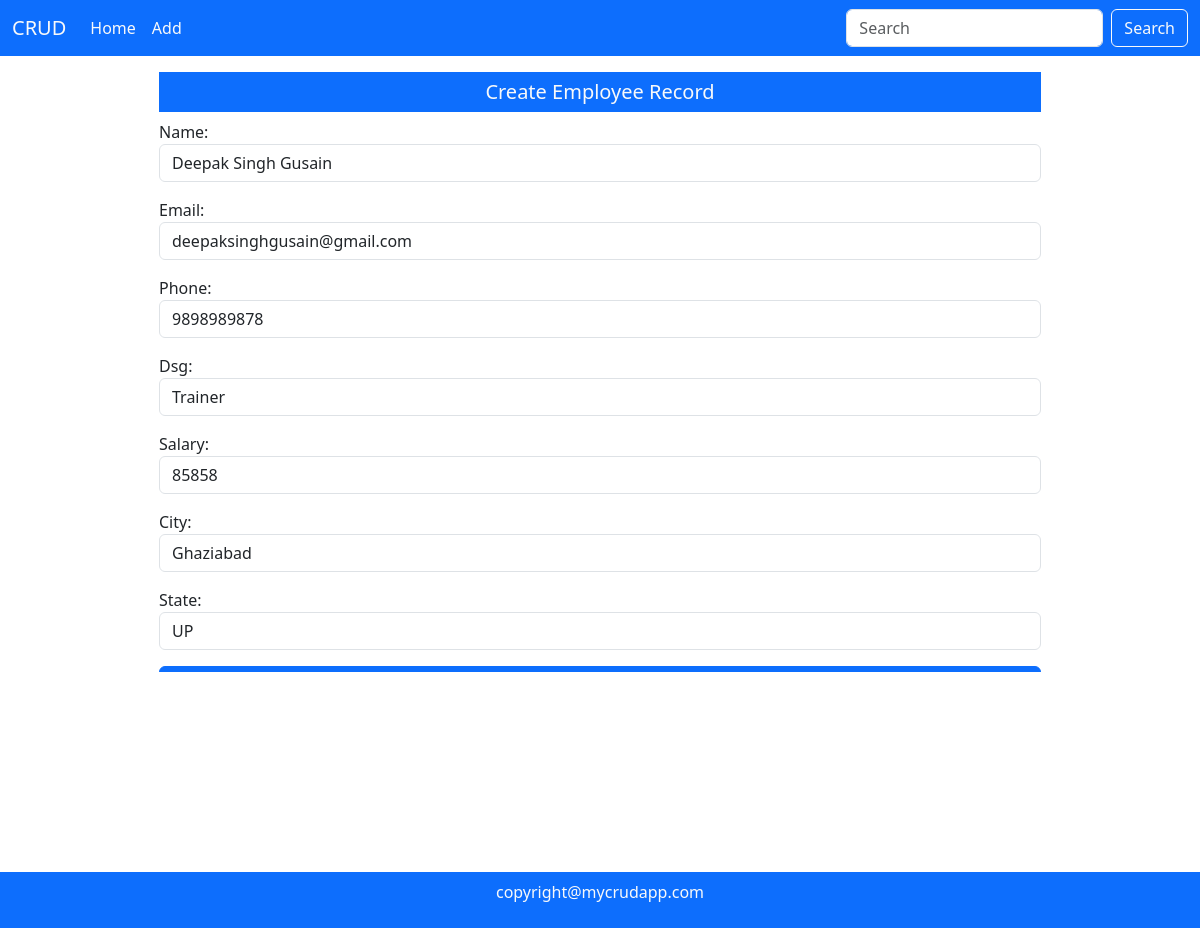
The app's page /update/2/ with its own data.
### mainApp/models.py (models this page shows)
class Employee(models.Model):
    id = models.AutoField(primary_key=True)
    name = models.CharField(max_length=30)
    email = models.EmailField(max_length=50)
    phone = models.CharField(max_length=15,default="")
    dsg = models.CharField(max_length=20)
    salary = models.IntegerField()
    city = models.CharField(max_length=20,default="",null=True,blank=True)
    state = models.CharField(max_length=20,default="",null=True,blank=True)

### mainApp/views.py (the view, shortened to what this page needs)
# urls.py: path("update/<int:id>/",views.EmployeeUpdateClassView.as_view(),name="update"),
class EmployeeUpdateClassView(View):
    template_name = "update.html"
    def get(self,Request,id):
        self.data = Employee.objects.get(id=id)
        ef = EmployeeForm(instance=self.data)
        return render(Request,"update.html",{'form':ef})

### mainApp/forms.py (shortened to what this page needs)
class EmployeeForm(forms.ModelForm):
    class Meta:
        model = Employee
        fields = ['name','email','phone','dsg','salary','city','state']
        widgets = {
            'name':forms.TextInput(attrs={'class':'form-control','placeholder':'Full Name'}),
            'email':forms.TextInput(attrs={'class':'form-control','placeholder':'Email Address'}),
            'phone':forms.TextInput(attrs={'class':'form-control','placeholder':'Phone Number'}),
            'dsg':forms.TextInput(attrs={'class':'form-control','placeholder':'Designation'}),
            'salary':forms.TextInput(attrs={'class':'form-control','placeholder':'Salary'}),
            'city':forms.TextInput(attrs={'class':'form-control','placeholder':'City Name'}),
            'state':forms.TextInput(attrs={'class':'form-control','placeholder':'State Name'}),
        }

### mainApp/templates/update.html (shortened to what this page needs)
{% extends 'index.html'  %}
{% load static %}
{% block body %}
<div class="container-fluid mid-section my-3">
     <div class="w-75 m-auto">
          <h5 class="text-center p-2 bg-primary text-light">Create Employee Record</h5>
          <form action="{% url 'add' %}" method="post">
               {{form.as_p}}
               <button type="submit" class="btn btn-primary w-100">Submit</button>
          </form>
     </div>
</div>
{% endblock %}

### mainApp/static/style.css (style rules this page uses)
.mid-section { height: 600px; position: relative; overflow: auto; }

### records on screen
Employee: name "Deepak Singh Gusain", email "deepaksinghgusain@gmail.com", phone "9898989878", dsg "Trainer", salary "85858", city "Ghaziabad", state "UP"
